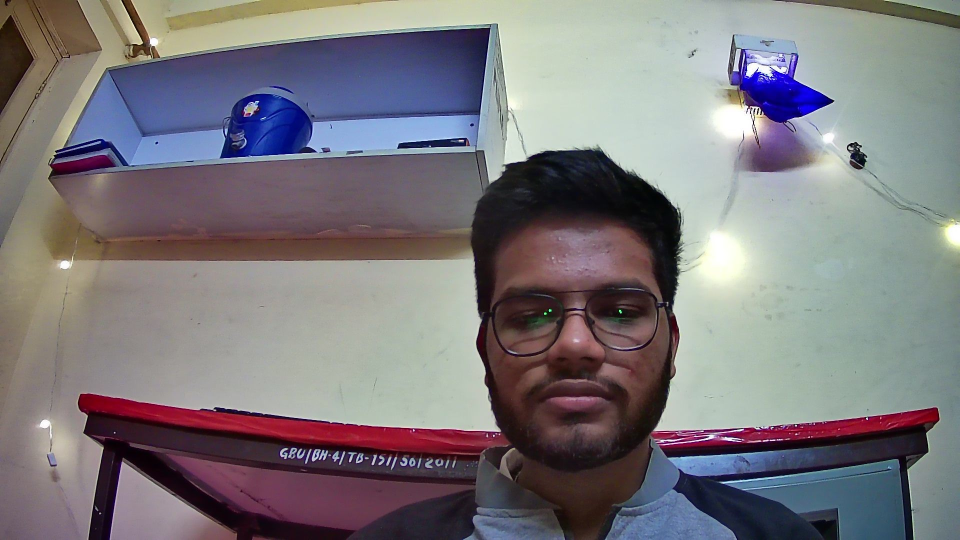
#> input picture jayesh.jpg, 1920 x 1080 px, given in place of the camera (shown at 1/2 size)
$ jupyter execute --allow-errors 'Face Recognition – Unlock Your Computer With Your Face.ipynb'   (text cells are left out)
#> lines starting #> are read from the running program, lines starting #| are printed output that depends on the picture; after the words box and inside, x2 and y2 are one past the last pixel; in counts of white or black regions, pixels touching at a corner belong together
[cell 1]
import cv2
import numpy as np
from os import listdir
from os.path import isfile, join
import imghdr
import pywhatkit
import boto3
import datetime
import email, smtplib, ssl
from getpass import getpass
from email import encoders
from email.mime.base import MIMEBase
from email.mime.multipart import MIMEMultipart
from email.mime.text import MIMEText
import time


# Load HAAR face classifier
face_classifier = cv2.CascadeClassifier('haar.xml')

# Load functions
def face_extractor(img):
    # Function detects faces and returns the cropped face
    # If no face detected, it returns the input image

    gray = cv2.cvtColor(img,cv2.COLOR_BGR2GRAY)
    faces = face_classifier.detectMultiScale(gray, 1.3, 5)

    if faces is ():
        return None

    # Crop all faces found
    for (x,y,w,h) in faces:
        cropped_face = img[y:y+h, x:x+w]

    return cropped_face

# Initialize Webcam
cap = cv2.VideoCapture(0)
count = 0

# Collect 100 samples of your face from webcam input
while True:

    ret, frame = cap.read()
#> frame is the input picture: shape (1080, 1920, 3); mean B, G, R 123.8, 119.8, 123.6
    if face_extractor(frame) is not None:
#> in face_extractor, `gray = cv2.cvtColor(img,cv2.COLOR_BGR2GRAY)`:
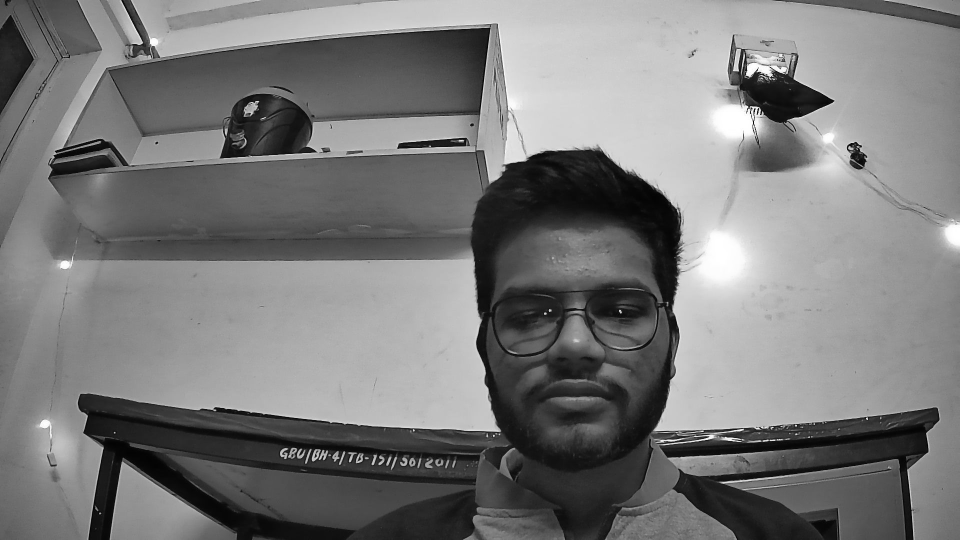
#> gray: shape (1080, 1920) (shown at 1/2 size); min 0, max 255, mean 121.4
#> in face_extractor, `faces = face_classifier.detectMultiScale(gray, 1.3, 5)`: faces = [[909, 426, 476, 476]]
#> the loop in face_extractor, `for (x,y,w,h) in faces:` made 1 pass
#> pass 1, in face_extractor, `cropped_face = img[y:y+h, x:x+w]`:
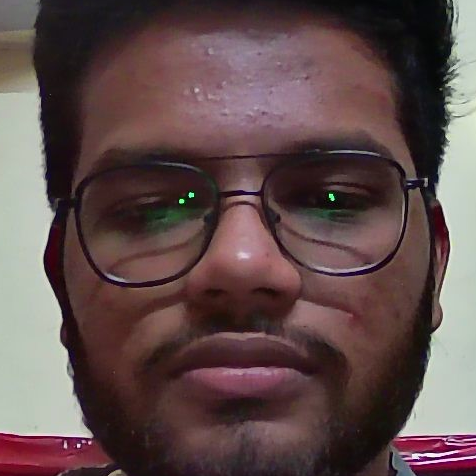
#> cropped_face: shape (476, 476, 3); mean B, G, R 76.4, 76.7, 96.6
        count += 1
#> count = 1
        face = cv2.resize(face_extractor(frame), (200, 200))
#> the loop in face_extractor (call 2), `for (x,y,w,h) in faces:` made 1 pass
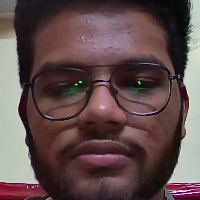
#> face: shape (200, 200, 3); mean B, G, R 76.3, 76.6, 96.5
        face = cv2.cvtColor(face, cv2.COLOR_BGR2GRAY)
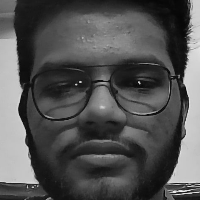
#> face: shape (200, 200); min 5, max 245, mean 82.5

        # Save file in specified directory with unique name
        file_name_path = './faces/' + str(count) + '.jpg'
#> file_name_path = './faces/1.jpg'
        cv2.imwrite(file_name_path, face)

        # Put count on images and display live count
        cv2.putText(face, str(count), (50, 50), cv2.FONT_HERSHEY_COMPLEX, 1, (0,255,0), 2)
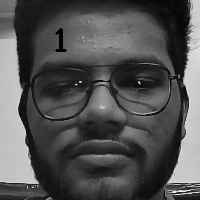
#> face: shape (200, 200); 0.31% of pixels changed, all inside (x1, y1, x2, y2) = (55, 28, 67, 52)
        cv2.imshow('Face Cropper', face)

    else:
        print("Face not found")
        pass

    if cv2.waitKey(1) == 13 or count == 4000: #13 is the Enter Key
#> (key Esc is pressed here)
        break

cap.release()
cv2.destroyAllWindows()
print("Collecting Samples Complete")
